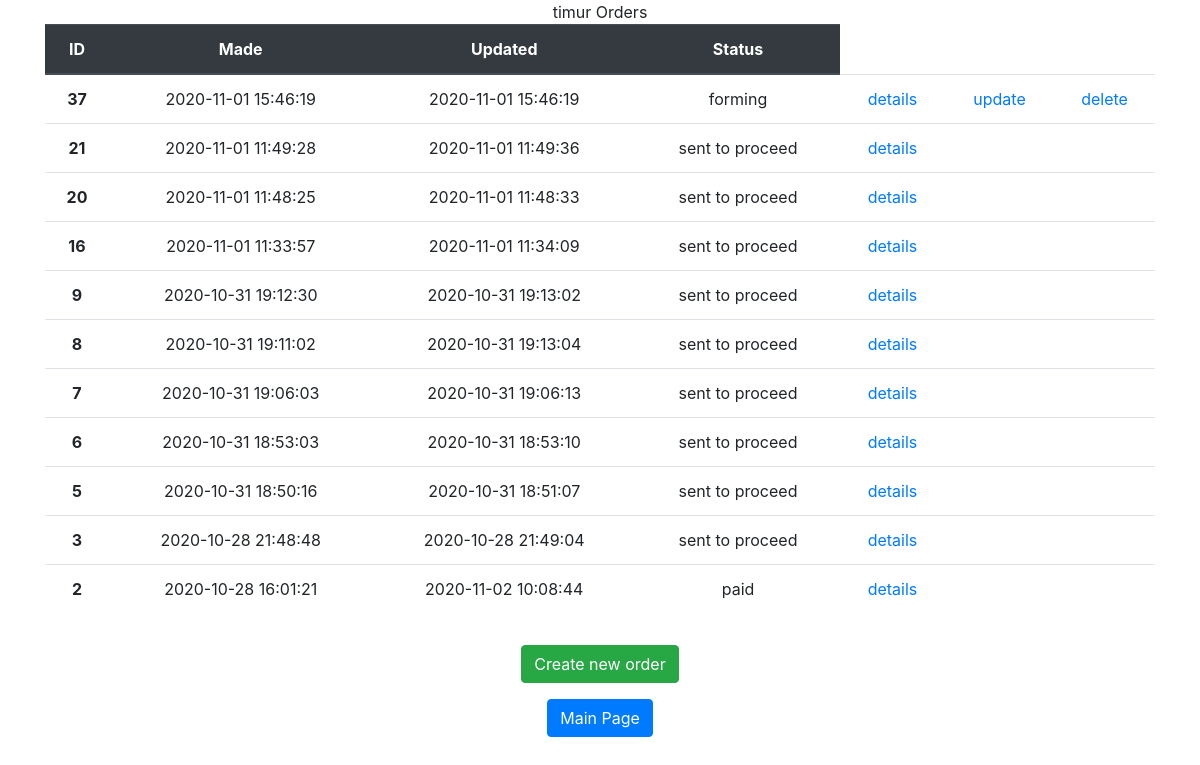
Before: /order/ (signed in) with the older database file.
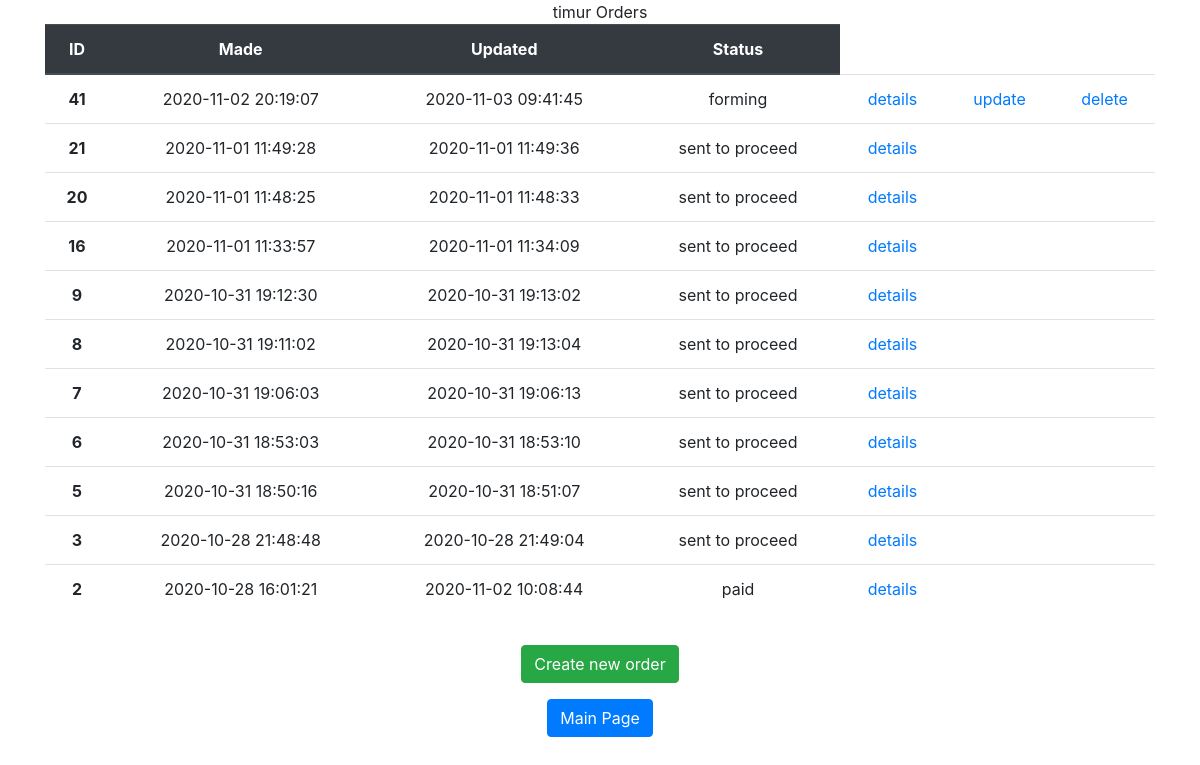
After: the same page with the newer database file.
### authapp/models.py (models this page shows, shortened)
class ShopUser(AbstractUser):
    avatar = models.ImageField(upload_to='users_avatars', blank=True)
    age = models.PositiveSmallIntegerField(verbose_name='age', default=18)
    activation_key = models.CharField(max_length=128, blank=True)
    activation_key_expires = models.DateTimeField(default=(now() + timedelta(hours=48)))

### ordersapp/models.py (models this page shows, shortened)
class Order(models.Model):
    FORMING = 'FM'
    SENT_TO_PROCEED = 'STP'
    PROCEEDED = 'PRD'
    PAID = 'PD'
    READY = 'RDY'
    DONE = 'DN'
    CANCEL = 'CNL'
    ORDER_STATUS_CHOICES = (
        (FORMING, 'forming'),
        (SENT_TO_PROCEED, 'sent to proceed'),
        (PROCEEDED, 'proceeded'),
        (PAID, 'paid'),
        (READY, 'ready'),
        (DONE, 'done'),
        (CANCEL, 'canceled')
    )
    user = models.ForeignKey(settings.AUTH_USER_MODEL, on_delete=models.CASCADE, verbose_name='user')
    created = models.DateTimeField(verbose_name='made', auto_now_add=True)
    updated = models.DateTimeField(verbose_name='updated', auto_now=True)
    status = models.CharField(verbose_name='status', max_length=3, choices=ORDER_STATUS_CHOICES, default=FORMING)
    is_active = models.BooleanField(verbose_name='active', default=True)
    class Meta:
        ordering = ('-created',)
        verbose_name = 'order'
        verbose_name_plural = 'orders'

### ordersapp/views.py (the view)
# urls.py: path('', ordersapp.OrderList.as_view(), name='orders_list'),
class OrderList(ListView):
    model = Order
    def get_queryset(self):
        return Order.objects.filter(user=self.request.user)

### mainapp/context_processors.py (called while the page is built)
def shopping_cart(request):
    shopping_cart = []
    if request.user.is_authenticated:
        shopping_cart = ShoppingCart.objects.filter(user=request.user)
    return {
        'shopping_cart':
            shopping_cart,
    }

### ordersapp/templates/ordersapp/order_list.html
{% extends 'ordersapp/base.html' %}
{% load static %}
{% block content %}
    <div class="container text-center">
    <div class="row">
        <div class="col">
            {% if user.first_name %}
            {{ user.first_name }}
                {% else %}
                User
            {% endif %} Orders
        </div>
    </div>
    </div>
    <div class="container text-center">
    <div class="row">
        <div class="col">
            <table class="table">
  <thead class="thead-dark">
    <tr>
      <th scope="col">ID</th>
      <th scope="col">Made</th>
      <th scope="col">Updated</th>
      <th scope="col">Status</th>
    </tr>
  </thead>
                <tbody>
                {% for item in object_list %}
                {% if item.is_active %}
                <tr>
                    <th scope="row">{{ item.pk }}</th>
                    <td>{{ item.created|date:"Y-m-d H:i:s" }}</td>
                    <td>{{ item.updated|date:"Y-m-d H:i:s" }}</td>
                    <td>{{ item.get_status_display }}</td>
                    <td>
                        <a href="{% url 'ordersapp:order_read' item.pk %}"> details</a>
                    </td>
                    <td>
                        {% if item.status == 'FM' %}
                        <a href="{% url 'ordersapp:order_update' item.pk %}">update</a>
                        {% endif %}
                    </td>
                    <td>
                        {% if item.status == 'FM' %}
                        <a href="{% url 'ordersapp:order_delete' item.pk %}">delete</a>
                        {% endif %}
                    </td>
                </tr>
            {% endif %}
            {% endfor %}
                </tbody>
            </table>
        </div>
    </div>
    </div>
    <div class="container text-center mt-3">
    <div class="row">
        <div class="col">
            <a href="{% url 'ordersapp:order_create' %}" class="btn btn-success" role="button">Create new order</a>
        </div>
    </div>
    </div>
    <div class="container text-center mt-3">
    <div class="row">
        <div class="col">
            <a href="{% url 'main' %}" class="btn btn-primary" role="button">Main Page</a>
        </div>
    </div>
    </div>
{% endblock %}

### ordersapp/templates/ordersapp/base.html (shortened to what this page needs)
{% load static %}
<!DOCTYPE html>
<html lang="en">
<head>
{% block css %}
        <link rel="stylesheet" href="{% static 'css/solid.min.css' %}">
        <link rel="stylesheet" href="{% static 'css/fontawesome.min.css' %}">
        <link rel="stylesheet" href="{% static 'css/brands.min.css' %}">
        <link rel="stylesheet" href="{% static 'css/bootstrap.css' %}">
        <link rel="stylesheet" href="{% static 'css/bootstrap-grid.css' %}">
    {% endblock %}
</head>
<body>
{% block content %}
{% endblock%}
</body>
</html>

Changed rows visible on the page:
no longer on this page (row edited): Order: pk "37", created "2020-11-01 15:46:19", updated "2020-11-01 15:46:19", status "forming", shows "delete"
added Order: pk "41", created "2020-11-02 20:19:07", updated "2020-11-03 09:41:45", status "forming", shows "delete"
